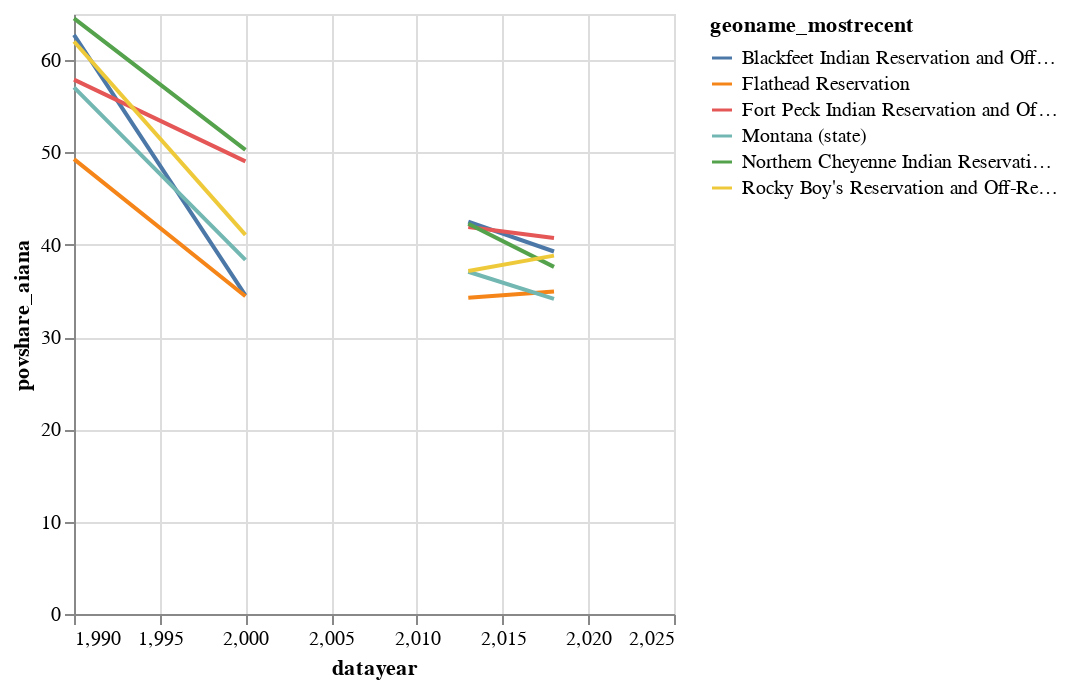

The cell this chart's notebook holds for it:
### Code cell
alt.Chart(mt).mark_line().encode(
    x=alt.X('datayear'),
    y=alt.Y('povshare_aiana'),
    color=alt.Color('geoname_mostrecent:N')
)
